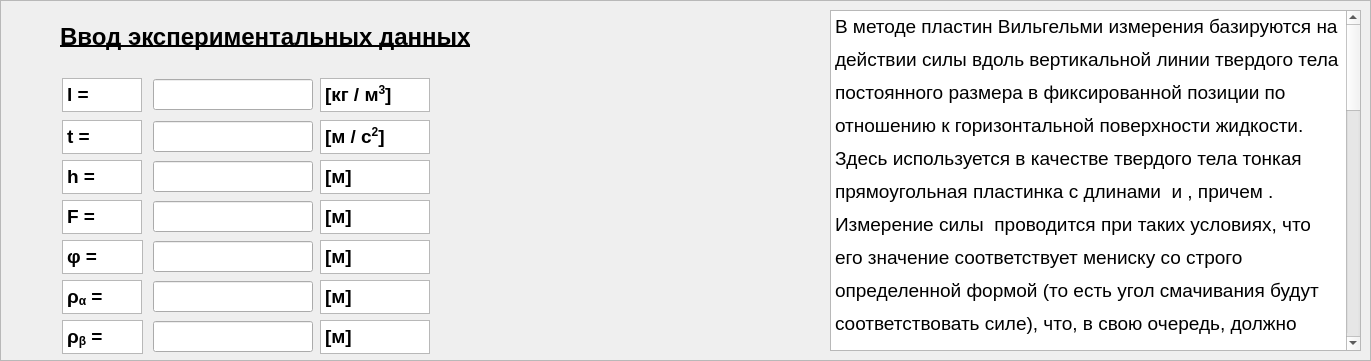
       <widget class="QFrame" name="frame_5">
        <property name="geometry">
         <rect>
          <x>20</x>
          <y>80</y>
          <width>1371</width>
          <height>361</height>
         </rect>
        </property>
        <property name="frameShape">
         <enum>QFrame::StyledPanel</enum>
        </property>
        <property name="frameShadow">
         <enum>QFrame::Raised</enum>
        </property>
        <widget class="QLabel" name="label_20">
         <property name="geometry">
          <rect>
           <x>60</x>
           <y>21</y>
           <width>421</width>
           <height>31</height>
          </rect>
         </property>
         <property name="font">
          <font>
           <family>Segoe UI</family>
           <pointsize>18</pointsize>
           <weight>75</weight>
           <bold>true</bold>
           <underline>true</underline>
          </font>
         </property>
         <property name="text">
          <string>Ввод экспериментальных данных</string>
         </property>
        </widget>
        <widget class="QLineEdit" name="lineEdit_25">
         <property name="geometry">
          <rect>
           <x>153</x>
           <y>79</y>
           <width>160</width>
           <height>31</height>
          </rect>
         </property>
         <property name="font">
          <font>
           <family>Segoe UI</family>
           <pointsize>14</pointsize>
           <underline>false</underline>
          </font>
         </property>
         <property name="text">
          <string/>
         </property>
        </widget>
        <widget class="QTextBrowser" name="textBrowser_53">
         <property name="geometry">
          <rect>
           <x>320</x>
           <y>78</y>
           <width>110</width>
           <height>34</height>
          </rect>
         </property>
         <property name="html">
          <string>&lt;!DOCTYPE HTML PUBLIC &quot;-//W3C//DTD HTML 4.0//EN&quot; &quot;http://www.w3.org/TR/REC-html40/strict.dtd&quot;&gt;
&lt;html&gt;&lt;head&gt;&lt;meta name=&quot;qrichtext&quot; content=&quot;1&quot; /&gt;&lt;style type=&quot;text/css&quot;&gt;
p, li { white-space: pre-wrap; }
&lt;/style&gt;&lt;/head&gt;&lt;body style=&quot; font-family:'MS Shell Dlg 2'; font-size:8.25pt; font-weight:400; font-style:normal;&quot;&gt;
&lt;p style=&quot; margin-top:0px; margin-bottom:0px; margin-left:0px; margin-right:0px; -qt-block-indent:0; text-indent:0px;&quot;&gt;&lt;span style=&quot; font-size:14pt; font-weight:600;&quot;&gt;[кг / м&lt;/span&gt;&lt;span style=&quot; font-size:14pt; font-weight:600; vertical-align:super;&quot;&gt;3&lt;/span&gt;&lt;span style=&quot; font-size:14pt; font-weight:600;&quot;&gt;]&lt;/span&gt;&lt;/p&gt;&lt;/body&gt;&lt;/html&gt;</string>
         </property>
        </widget>
        <widget class="QTextBrowser" name="textBrowser_54">
         <property name="geometry">
          <rect>
           <x>62</x>
           <y>78</y>
           <width>80</width>
           <height>34</height>
          </rect>
         </property>
         <property name="html">
          <string>&lt;!DOCTYPE HTML PUBLIC &quot;-//W3C//DTD HTML 4.0//EN&quot; &quot;http://www.w3.org/TR/REC-html40/strict.dtd&quot;&gt;
&lt;html&gt;&lt;head&gt;&lt;meta name=&quot;qrichtext&quot; content=&quot;1&quot; /&gt;&lt;style type=&quot;text/css&quot;&gt;
p, li { white-space: pre-wrap; }
&lt;/style&gt;&lt;/head&gt;&lt;body style=&quot; font-family:'MS Shell Dlg 2'; font-size:8.25pt; font-weight:400; font-style:normal;&quot;&gt;
&lt;p style=&quot; margin-top:0px; margin-bottom:0px; margin-left:0px; margin-right:0px; -qt-block-indent:0; text-indent:0px;&quot;&gt;&lt;span style=&quot; font-size:14pt; font-weight:600;&quot;&gt;l = &lt;/span&gt;&lt;/p&gt;&lt;/body&gt;&lt;/html&gt;</string>
         </property>
        </widget>
        <widget class="QTextBrowser" name="textBrowser_55">
         <property name="geometry">
          <rect>
           <x>320</x>
           <y>120</y>
           <width>110</width>
           <height>34</height>
          </rect>
         </property>
         <property name="html">
          <string>&lt;!DOCTYPE HTML PUBLIC &quot;-//W3C//DTD HTML 4.0//EN&quot; &quot;http://www.w3.org/TR/REC-html40/strict.dtd&quot;&gt;
&lt;html&gt;&lt;head&gt;&lt;meta name=&quot;qrichtext&quot; content=&quot;1&quot; /&gt;&lt;style type=&quot;text/css&quot;&gt;
p, li { white-space: pre-wrap; }
&lt;/style&gt;&lt;/head&gt;&lt;body style=&quot; font-family:'MS Shell Dlg 2'; font-size:8.25pt; font-weight:400; font-style:normal;&quot;&gt;
&lt;p style=&quot; margin-top:0px; margin-bottom:0px; margin-left:0px; margin-right:0px; -qt-block-indent:0; text-indent:0px;&quot;&gt;&lt;span style=&quot; font-size:14pt; font-weight:600;&quot;&gt;[м / с&lt;/span&gt;&lt;span style=&quot; font-size:14pt; font-weight:600; vertical-align:super;&quot;&gt;2&lt;/span&gt;&lt;span style=&quot; font-size:14pt; font-weight:600;&quot;&gt;]&lt;/span&gt;&lt;/p&gt;&lt;/body&gt;&lt;/html&gt;</string>
         </property>
        </widget>
        <widget class="QTextBrowser" name="textBrowser_56">
         <property name="geometry">
          <rect>
           <x>62</x>
           <y>120</y>
           <width>80</width>
           <height>34</height>
          </rect>
         </property>
         <property name="html">
          <string>&lt;!DOCTYPE HTML PUBLIC &quot;-//W3C//DTD HTML 4.0//EN&quot; &quot;http://www.w3.org/TR/REC-html40/strict.dtd&quot;&gt;
&lt;html&gt;&lt;head&gt;&lt;meta name=&quot;qrichtext&quot; content=&quot;1&quot; /&gt;&lt;style type=&quot;text/css&quot;&gt;
p, li { white-space: pre-wrap; }
&lt;/style&gt;&lt;/head&gt;&lt;body style=&quot; font-family:'MS Shell Dlg 2'; font-size:8.25pt; font-weight:400; font-style:normal;&quot;&gt;
&lt;p style=&quot; margin-top:0px; margin-bottom:0px; margin-left:0px; margin-right:0px; -qt-block-indent:0; text-indent:0px;&quot;&gt;&lt;span style=&quot; font-size:14pt; font-weight:600;&quot;&gt;t = &lt;/span&gt;&lt;/p&gt;&lt;/body&gt;&lt;/html&gt;</string>
         </property>
        </widget>
        <widget class="QLineEdit" name="lineEdit_26">
         <property name="geometry">
          <rect>
           <x>153</x>
           <y>121</y>
           <width>160</width>
           <height>31</height>
          </rect>
         </property>
         <property name="font">
          <font>
           <family>Segoe UI</family>
           <pointsize>14</pointsize>
           <underline>false</underline>
          </font>
         </property>
         <property name="text">
          <string/>
         </property>
        </widget>
        <widget class="QTextBrowser" name="textBrowser_57">
         <property name="geometry">
          <rect>
           <x>320</x>
           <y>160</y>
           <width>110</width>
           <height>34</height>
          </rect>
         </property>
         <property name="html">
          <string>&lt;!DOCTYPE HTML PUBLIC &quot;-//W3C//DTD HTML 4.0//EN&quot; &quot;http://www.w3.org/TR/REC-html40/strict.dtd&quot;&gt;
&lt;html&gt;&lt;head&gt;&lt;meta name=&quot;qrichtext&quot; content=&quot;1&quot; /&gt;&lt;style type=&quot;text/css&quot;&gt;
p, li { white-space: pre-wrap; }
&lt;/style&gt;&lt;/head&gt;&lt;body style=&quot; font-family:'MS Shell Dlg 2'; font-size:8.25pt; font-weight:400; font-style:normal;&quot;&gt;
&lt;p style=&quot; margin-top:0px; margin-bottom:0px; margin-left:0px; margin-right:0px; -qt-block-indent:0; text-indent:0px;&quot;&gt;&lt;span style=&quot; font-size:14pt; font-weight:600;&quot;&gt;[м]&lt;/span&gt;&lt;/p&gt;&lt;/body&gt;&lt;/html&gt;</string>
         </property>
        </widget>
        <widget class="QTextBrowser" name="textBrowser_58">
         <property name="geometry">
          <rect>
           <x>62</x>
           <y>160</y>
           <width>80</width>
           <height>34</height>
          </rect>
         </property>
         <property name="html">
          <string>&lt;!DOCTYPE HTML PUBLIC &quot;-//W3C//DTD HTML 4.0//EN&quot; &quot;http://www.w3.org/TR/REC-html40/strict.dtd&quot;&gt;
&lt;html&gt;&lt;head&gt;&lt;meta name=&quot;qrichtext&quot; content=&quot;1&quot; /&gt;&lt;style type=&quot;text/css&quot;&gt;
p, li { white-space: pre-wrap; }
&lt;/style&gt;&lt;/head&gt;&lt;body style=&quot; font-family:'MS Shell Dlg 2'; font-size:8.25pt; font-weight:400; font-style:normal;&quot;&gt;
&lt;p style=&quot; margin-top:0px; margin-bottom:0px; margin-left:0px; margin-right:0px; -qt-block-indent:0; text-indent:0px;&quot;&gt;&lt;span style=&quot; font-size:14pt; font-weight:600;&quot;&gt;h = &lt;/span&gt;&lt;/p&gt;&lt;/body&gt;&lt;/html&gt;</string>
         </property>
        </widget>
        <widget class="QLineEdit" name="lineEdit_27">
         <property name="geometry">
          <rect>
           <x>153</x>
           <y>161</y>
           <width>160</width>
           <height>31</height>
          </rect>
         </property>
         <property name="font">
          <font>
           <family>Segoe UI</family>
           <pointsize>14</pointsize>
           <underline>false</underline>
          </font>
         </property>
         <property name="text">
          <string/>
         </property>
        </widget>
        <widget class="QTextBrowser" name="textBrowser_59">
         <property name="geometry">
          <rect>
           <x>320</x>
           <y>200</y>
           <width>110</width>
           <height>34</height>
          </rect>
         </property>
         <property name="html">
          <string>&lt;!DOCTYPE HTML PUBLIC &quot;-//W3C//DTD HTML 4.0//EN&quot; &quot;http://www.w3.org/TR/REC-html40/strict.dtd&quot;&gt;
&lt;html&gt;&lt;head&gt;&lt;meta name=&quot;qrichtext&quot; content=&quot;1&quot; /&gt;&lt;style type=&quot;text/css&quot;&gt;
p, li { white-space: pre-wrap; }
&lt;/style&gt;&lt;/head&gt;&lt;body style=&quot; font-family:'MS Shell Dlg 2'; font-size:8.25pt; font-weight:400; font-style:normal;&quot;&gt;
&lt;p style=&quot; margin-top:0px; margin-bottom:0px; margin-left:0px; margin-right:0px; -qt-block-indent:0; text-indent:0px;&quot;&gt;&lt;span style=&quot; font-size:14pt; font-weight:600;&quot;&gt;[м]&lt;/span&gt;&lt;/p&gt;&lt;/body&gt;&lt;/html&gt;</string>
         </property>
        </widget>
        <widget class="QTextBrowser" name="textBrowser_60">
         <property name="geometry">
          <rect>
           <x>62</x>
           <y>200</y>
           <width>80</width>
           <height>34</height>
          </rect>
         </property>
         <property name="html">
          <string>&lt;!DOCTYPE HTML PUBLIC &quot;-//W3C//DTD HTML 4.0//EN&quot; &quot;http://www.w3.org/TR/REC-html40/strict.dtd&quot;&gt;
&lt;html&gt;&lt;head&gt;&lt;meta name=&quot;qrichtext&quot; content=&quot;1&quot; /&gt;&lt;style type=&quot;text/css&quot;&gt;
p, li { white-space: pre-wrap; }
&lt;/style&gt;&lt;/head&gt;&lt;body style=&quot; font-family:'MS Shell Dlg 2'; font-size:8.25pt; font-weight:400; font-style:normal;&quot;&gt;
&lt;p style=&quot; margin-top:0px; margin-bottom:0px; margin-left:0px; margin-right:0px; -qt-block-indent:0; text-indent:0px;&quot;&gt;&lt;span style=&quot; font-size:14pt; font-weight:600;&quot;&gt;F = &lt;/span&gt;&lt;/p&gt;&lt;/body&gt;&lt;/html&gt;</string>
         </property>
        </widget>
        <widget class="QLineEdit" name="lineEdit_28">
         <property name="geometry">
          <rect>
           <x>153</x>
           <y>201</y>
           <width>160</width>
           <height>31</height>
          </rect>
         </property>
         <property name="font">
          <font>
           <family>Segoe UI</family>
           <pointsize>14</pointsize>
           <underline>false</underline>
          </font>
         </property>
         <property name="text">
          <string/>
         </property>
        </widget>
        <widget class="QTextBrowser" name="textBrowser_61">
         <property name="geometry">
          <rect>
           <x>320</x>
           <y>240</y>
           <width>110</width>
           <height>34</height>
          </rect>
         </property>
         <property name="html">
          <string>&lt;!DOCTYPE HTML PUBLIC &quot;-//W3C//DTD HTML 4.0//EN&quot; &quot;http://www.w3.org/TR/REC-html40/strict.dtd&quot;&gt;
&lt;html&gt;&lt;head&gt;&lt;meta name=&quot;qrichtext&quot; content=&quot;1&quot; /&gt;&lt;style type=&quot;text/css&quot;&gt;
p, li { white-space: pre-wrap; }
&lt;/style&gt;&lt;/head&gt;&lt;body style=&quot; font-family:'MS Shell Dlg 2'; font-size:8.25pt; font-weight:400; font-style:normal;&quot;&gt;
&lt;p style=&quot; margin-top:0px; margin-bottom:0px; margin-left:0px; margin-right:0px; -qt-block-indent:0; text-indent:0px;&quot;&gt;&lt;span style=&quot; font-size:14pt; font-weight:600;&quot;&gt;[м]&lt;/span&gt;&lt;/p&gt;&lt;/body&gt;&lt;/html&gt;</string>
         </property>
        </widget>
        <widget class="QTextBrowser" name="textBrowser_62">
         <property name="geometry">
          <rect>
           <x>62</x>
           <y>240</y>
           <width>81</width>
           <height>34</height>
          </rect>
         </property>
         <property name="html">
          <string>&lt;!DOCTYPE HTML PUBLIC &quot;-//W3C//DTD HTML 4.0//EN&quot; &quot;http://www.w3.org/TR/REC-html40/strict.dtd&quot;&gt;
&lt;html&gt;&lt;head&gt;&lt;meta name=&quot;qrichtext&quot; content=&quot;1&quot; /&gt;&lt;style type=&quot;text/css&quot;&gt;
p, li { white-space: pre-wrap; }
&lt;/style&gt;&lt;/head&gt;&lt;body style=&quot; font-family:'MS Shell Dlg 2'; font-size:8.25pt; font-weight:400; font-style:normal;&quot;&gt;
&lt;p style=&quot; margin-top:0px; margin-bottom:0px; margin-left:0px; margin-right:0px; -qt-block-indent:0; text-indent:0px;&quot;&gt;&lt;span style=&quot; font-family:'Times New Roman','serif'; font-size:14pt; font-weight:600; color:#000000;&quot;&gt;φ&lt;/span&gt;&lt;span style=&quot; font-size:14pt; font-weight:600;&quot;&gt; = &lt;/span&gt;&lt;/p&gt;&lt;/body&gt;&lt;/html&gt;</string>
         </property>
        </widget>
        <widget class="QLineEdit" name="lineEdit_29">
         <property name="geometry">
          <rect>
           <x>153</x>
           <y>241</y>
           <width>160</width>
           <height>31</height>
          </rect>
         </property>
         <property name="font">
          <font>
           <family>Segoe UI</family>
           <pointsize>14</pointsize>
           <underline>false</underline>
          </font>
         </property>
         <property name="text">
          <string/>
         </property>
        </widget>
        <widget class="QTextBrowser" name="textBrowser_63">
         <property name="geometry">
          <rect>
           <x>830</x>
           <y>10</y>
           <width>531</width>
           <height>341</height>
          </rect>
         </property>
         <property name="html">
          <string>&lt;!DOCTYPE HTML PUBLIC &quot;-//W3C//DTD HTML 4.0//EN&quot; &quot;http://www.w3.org/TR/REC-html40/strict.dtd&quot;&gt;
&lt;html&gt;&lt;head&gt;&lt;meta name=&quot;qrichtext&quot; content=&quot;1&quot; /&gt;&lt;title&gt;Капиллярный метод определения поверхностного натяжения&lt;/title&gt;&lt;style type=&quot;text/css&quot;&gt;
p, li { white-space: pre-wrap; }
&lt;/style&gt;&lt;/head&gt;&lt;body style=&quot; font-family:'MS Shell Dlg 2'; font-size:8.25pt; font-weight:400; font-style:normal;&quot; bgcolor=&quot;#ffffff&quot;&gt;
&lt;p style=&quot; margin-top:12px; margin-bottom:12px; margin-left:0px; margin-right:0px; -qt-block-indent:0; text-indent:0px; line-height:150%;&quot;&gt;&lt;span style=&quot; font-family:'Times New Roman','serif'; font-size:14pt; color:#000000;&quot;&gt;В методе пластин Вильгельми измерения базируются на действии силы вдоль вертикальной линии твердого тела постоянного размера в фиксированной позиции по отношению к горизонтальной поверхности жидкости. Здесь используется в качестве твердого тела тонкая прямоугольная пластинка с длинами &lt;/span&gt;&lt;a name=&quot;_x0000_t75&quot;&gt;&lt;/a&gt;&lt;span style=&quot; font-family:'Times New Roman','serif'; font-size:14pt; color:#000000;&quot;&gt; &lt;/span&gt;&lt;span style=&quot; font-family:'Times New Roman','serif'; font-size:14pt; color:#000000;&quot;&gt;и &lt;/span&gt;&lt;a name=&quot;_x0000_i1025&quot;&gt;&lt;/a&gt;&lt;span style=&quot; font-family:'Times New Roman','serif'; font-size:14pt; color:#000000;&quot;&gt;,&lt;/span&gt;&lt;span style=&quot; font-family:'Times New Roman','serif'; font-size:14pt; color:#000000;&quot;&gt; причем &lt;/span&gt;&lt;a name=&quot;_x0000_i1025&quot;&gt;&lt;/a&gt;&lt;span style=&quot; font-family:'Times New Roman','serif'; font-size:14pt; color:#000000;&quot;&gt;.&lt;/span&gt;&lt;span style=&quot; font-family:'Times New Roman','serif'; font-size:14pt; color:#000000;&quot;&gt; Измерение силы &lt;/span&gt;&lt;a name=&quot;_x0000_i1025&quot;&gt;&lt;/a&gt;&lt;span style=&quot; font-family:'Times New Roman','serif'; font-size:14pt; color:#000000;&quot;&gt; &lt;/span&gt;&lt;span style=&quot; font-family:'Times New Roman','serif'; font-size:14pt; color:#000000;&quot;&gt;проводится при таких условиях, что его значение соответствует мениску со строго определенной формой (то есть угол смачивания будут соответствовать силе), что, в свою очередь, должно соответствовать установившимся механическому и термическому равновесиям во всей исследуемой системе.&lt;/span&gt;&lt;span style=&quot; font-size:8pt;&quot;&gt; &lt;/span&gt;&lt;/p&gt;
&lt;p align=&quot;center&quot; style=&quot;-qt-paragraph-type:empty; margin-top:12px; margin-bottom:12px; margin-left:0px; margin-right:0px; -qt-block-indent:0; text-indent:0px; line-height:150%; font-size:8pt;&quot;&gt;&lt;br /&gt;&lt;/p&gt;
&lt;table border=&quot;0&quot; style=&quot; margin-top:0px; margin-bottom:0px; margin-left:0px; margin-right:0px;&quot; align=&quot;center&quot; width=&quot;100%&quot; cellspacing=&quot;0&quot; cellpadding=&quot;0&quot;&gt;
&lt;tr&gt;
&lt;td&gt;
&lt;p style=&quot; margin-top:12px; margin-bottom:12px; margin-left:0px; margin-right:0px; -qt-block-indent:0; text-indent:0px;&quot;&gt;&lt;a name=&quot;Группа_x0020_42&quot;&gt;&lt;/a&gt;&lt;span style=&quot; font-size:16pt;&quot;&gt;а&lt;/span&gt;&lt;span style=&quot; font-size:16pt;&quot;&gt;)&lt;/span&gt;&lt;span style=&quot; font-size:8pt;&quot;&gt; &lt;/span&gt;&lt;/p&gt;&lt;/td&gt;&lt;/tr&gt;&lt;/table&gt;
&lt;table border=&quot;0&quot; style=&quot; margin-top:0px; margin-bottom:0px; margin-left:0px; margin-right:0px;&quot; align=&quot;center&quot; width=&quot;100%&quot; cellspacing=&quot;0&quot; cellpadding=&quot;0&quot;&gt;
&lt;tr&gt;
&lt;td&gt;
&lt;p style=&quot; margin-top:12px; margin-bottom:12px; margin-left:0px; margin-right:0px; -qt-block-indent:0; text-indent:0px;&quot;&gt;&lt;a name=&quot;Надпись_x0020_2&quot;&gt;&lt;/a&gt;&lt;span style=&quot; font-size:16pt;&quot;&gt;б&lt;/span&gt;&lt;span style=&quot; font-size:16pt;&quot;&gt;)&lt;/span&gt;&lt;span style=&quot; font-size:8pt;&quot;&gt; &lt;/span&gt;&lt;/p&gt;&lt;/td&gt;&lt;/tr&gt;&lt;/table&gt;
&lt;p style=&quot; margin-top:0px; margin-bottom:0px; margin-left:0px; margin-right:0px; -qt-block-indent:0; text-indent:0px;&quot;&gt;&lt;span style=&quot; font-family:'Times New Roman','serif'; font-size:14pt; color:#000000;&quot;&gt;Рисунок 1.1 – Схемы к методу Вильгельми&lt;/span&gt;&lt;span style=&quot; font-size:8pt;&quot;&gt; &lt;/span&gt;&lt;/p&gt;
&lt;p style=&quot; margin-top:12px; margin-bottom:12px; margin-left:0px; margin-right:0px; -qt-block-indent:0; text-indent:0px; line-height:150%;&quot;&gt;&lt;span style=&quot; font-family:'Times New Roman','serif'; font-size:14pt; color:#000000;&quot;&gt;Если пластина располагается таким образом, как показано на рисунке 1.1 (а), то силу можно высчитать по следующей формуле:&lt;/span&gt;&lt;span style=&quot; font-size:8pt;&quot;&gt; &lt;/span&gt;&lt;/p&gt;
&lt;p style=&quot; margin-top:12px; margin-bottom:12px; margin-left:0px; margin-right:0px; -qt-block-indent:0; text-indent:0px; line-height:150%;&quot;&gt;&lt;a name=&quot;_x0000_i1025&quot;&gt;&lt;/a&gt;&lt;span style=&quot; font-family:'Times New Roman','serif'; font-size:14pt; color:#000000;&quot;&gt;Д&lt;/span&gt;&lt;span style=&quot; font-family:'Times New Roman','serif'; font-size:14pt; color:#000000;&quot;&gt;анный случай предполагает расположение основание пластины на уровне горизонтальной поверхности жидкости (то есть на уровне, когда начинается мениск).&lt;/span&gt;&lt;span style=&quot; font-size:8pt;&quot;&gt; &lt;/span&gt;&lt;/p&gt;
&lt;p style=&quot; margin-top:12px; margin-bottom:12px; margin-left:0px; margin-right:0px; -qt-block-indent:0; text-indent:0px; line-height:150%;&quot;&gt;&lt;span style=&quot; font-family:'Times New Roman','serif'; font-size:14pt; color:#000000;&quot;&gt;Если пластина занимает такое положение, как показано на рисунке 1.1 (б), тогда выражение для силы примет вид:&lt;/span&gt;&lt;span style=&quot; font-size:8pt;&quot;&gt; &lt;/span&gt;&lt;/p&gt;
&lt;p style=&quot; margin-top:12px; margin-bottom:12px; margin-left:0px; margin-right:0px; -qt-block-indent:0; text-indent:0px; line-height:150%;&quot;&gt;&lt;a name=&quot;_x0000_i1025&quot;&gt;&lt;/a&gt;&lt;span style=&quot; font-family:'Times New Roman','serif'; font-size:14pt; color:#000000;&quot;&gt;Ф&lt;/span&gt;&lt;span style=&quot; font-family:'Times New Roman','serif'; font-size:14pt; color:#000000;&quot;&gt;ормула выше описывает случай, когда изменение давления на нижней грани пластины сравнивается с давлением на уровне горизонта поверхности жидкости.&lt;/span&gt;&lt;span style=&quot; font-size:8pt;&quot;&gt; &lt;/span&gt;&lt;/p&gt;
&lt;p style=&quot; margin-top:12px; margin-bottom:12px; margin-left:0px; margin-right:0px; -qt-block-indent:0; text-indent:0px; line-height:150%;&quot;&gt;&lt;span style=&quot; font-family:'Times New Roman','serif'; font-size:14pt; color:#000000;&quot;&gt;Из приведенных формул рассчитывается коэффициент поверхностного натяжения &lt;/span&gt;&lt;a name=&quot;_x0000_i1025&quot;&gt;&lt;/a&gt;&lt;span style=&quot; font-family:'Times New Roman','serif'; font-size:14pt; color:#000000;&quot;&gt;:&lt;/span&gt;&lt;span style=&quot; font-size:8pt;&quot;&gt; &lt;/span&gt;&lt;/p&gt;
&lt;p style=&quot; margin-top:12px; margin-bottom:12px; margin-left:0px; margin-right:0px; -qt-block-indent:0; text-indent:0px; line-height:150%;&quot;&gt;&lt;a name=&quot;_x0000_i1025&quot;&gt;&lt;/a&gt;&lt;span style=&quot; font-family:'Times New Roman','serif'; font-size:14pt; color:#000000;&quot;&gt;г&lt;/span&gt;&lt;span style=&quot; font-family:'Times New Roman','serif'; font-size:14pt; color:#000000;&quot;&gt;де F – сила, приложенная к пластине, ϑ – угол под мениском, t и l – размеры пластинки, &lt;/span&gt;&lt;a name=&quot;_x0000_i1025&quot;&gt;&lt;/a&gt;&lt;span style=&quot; font-family:'Times New Roman','serif'; font-size:14pt; color:#000000;&quot;&gt; &lt;/span&gt;&lt;span style=&quot; font-family:'Times New Roman','serif'; font-size:14pt; color:#000000;&quot;&gt;и &lt;/span&gt;&lt;a name=&quot;_x0000_i1025&quot;&gt;&lt;/a&gt;&lt;span style=&quot; font-family:'Times New Roman','serif'; font-size:14pt; color:#000000;&quot;&gt; &lt;/span&gt;&lt;span style=&quot; font-family:'Times New Roman','serif'; font-size:14pt; color:#000000;&quot;&gt;– плотности сред исследуемой и внешней соответственно, h – высота пластинки над уровнем жидкости, g – ускорение свободного падения.&lt;/span&gt;&lt;span style=&quot; font-size:8pt;&quot;&gt; &lt;/span&gt;&lt;/p&gt;&lt;/body&gt;&lt;/html&gt;</string>
         </property>
        </widget>
        <widget class="QTextBrowser" name="textBrowser_121">
         <property name="geometry">
          <rect>
           <x>62</x>
           <y>320</y>
           <width>81</width>
           <height>34</height>
          </rect>
         </property>
         <property name="html">
          <string>&lt;!DOCTYPE HTML PUBLIC &quot;-//W3C//DTD HTML 4.0//EN&quot; &quot;http://www.w3.org/TR/REC-html40/strict.dtd&quot;&gt;
&lt;html&gt;&lt;head&gt;&lt;meta name=&quot;qrichtext&quot; content=&quot;1&quot; /&gt;&lt;style type=&quot;text/css&quot;&gt;
p, li { white-space: pre-wrap; }
&lt;/style&gt;&lt;/head&gt;&lt;body style=&quot; font-family:'MS Shell Dlg 2'; font-size:8.25pt; font-weight:400; font-style:normal;&quot;&gt;
&lt;p style=&quot; margin-top:0px; margin-bottom:0px; margin-left:0px; margin-right:0px; -qt-block-indent:0; text-indent:0px;&quot;&gt;&lt;span style=&quot; font-size:14pt; font-weight:600;&quot;&gt;ρ&lt;/span&gt;&lt;span style=&quot; font-size:14pt; font-weight:600; vertical-align:sub;&quot;&gt;β&lt;/span&gt;&lt;span style=&quot; font-size:14pt; font-weight:600;&quot;&gt; = &lt;/span&gt;&lt;/p&gt;&lt;/body&gt;&lt;/html&gt;</string>
         </property>
        </widget>
        <widget class="QTextBrowser" name="textBrowser_118">
         <property name="geometry">
          <rect>
           <x>320</x>
           <y>280</y>
           <width>110</width>
           <height>34</height>
          </rect>
         </property>
         <property name="html">
          <string>&lt;!DOCTYPE HTML PUBLIC &quot;-//W3C//DTD HTML 4.0//EN&quot; &quot;http://www.w3.org/TR/REC-html40/strict.dtd&quot;&gt;
&lt;html&gt;&lt;head&gt;&lt;meta name=&quot;qrichtext&quot; content=&quot;1&quot; /&gt;&lt;style type=&quot;text/css&quot;&gt;
p, li { white-space: pre-wrap; }
&lt;/style&gt;&lt;/head&gt;&lt;body style=&quot; font-family:'MS Shell Dlg 2'; font-size:8.25pt; font-weight:400; font-style:normal;&quot;&gt;
&lt;p style=&quot; margin-top:0px; margin-bottom:0px; margin-left:0px; margin-right:0px; -qt-block-indent:0; text-indent:0px;&quot;&gt;&lt;span style=&quot; font-size:14pt; font-weight:600;&quot;&gt;[м]&lt;/span&gt;&lt;/p&gt;&lt;/body&gt;&lt;/html&gt;</string>
         </property>
        </widget>
        <widget class="QLineEdit" name="lineEdit_55">
         <property name="geometry">
          <rect>
           <x>153</x>
           <y>281</y>
           <width>160</width>
           <height>31</height>
          </rect>
         </property>
         <property name="font">
          <font>
           <family>Segoe UI</family>
           <pointsize>14</pointsize>
           <underline>false</underline>
          </font>
         </property>
         <property name="text">
          <string/>
         </property>
        </widget>
        <widget class="QLineEdit" name="lineEdit_56">
         <property name="geometry">
          <rect>
           <x>153</x>
           <y>321</y>
           <width>160</width>
           <height>31</height>
          </rect>
         </property>
         <property name="font">
          <font>
           <family>Segoe UI</family>
           <pointsize>14</pointsize>
           <underline>false</underline>
          </font>
         </property>
         <property name="text">
          <string/>
         </property>
        </widget>
        <widget class="QTextBrowser" name="textBrowser_119">
         <property name="geometry">
          <rect>
           <x>62</x>
           <y>280</y>
           <width>80</width>
           <height>34</height>
          </rect>
         </property>
         <property name="html">
          <string>&lt;!DOCTYPE HTML PUBLIC &quot;-//W3C//DTD HTML 4.0//EN&quot; &quot;http://www.w3.org/TR/REC-html40/strict.dtd&quot;&gt;
&lt;html&gt;&lt;head&gt;&lt;meta name=&quot;qrichtext&quot; content=&quot;1&quot; /&gt;&lt;style type=&quot;text/css&quot;&gt;
p, li { white-space: pre-wrap; }
&lt;/style&gt;&lt;/head&gt;&lt;body style=&quot; font-family:'MS Shell Dlg 2'; font-size:8.25pt; font-weight:400; font-style:normal;&quot;&gt;
&lt;p style=&quot; margin-top:0px; margin-bottom:0px; margin-left:0px; margin-right:0px; -qt-block-indent:0; text-indent:0px;&quot;&gt;&lt;span style=&quot; font-size:14pt; font-weight:600;&quot;&gt;ρ&lt;/span&gt;&lt;span style=&quot; font-size:14pt; font-weight:600; vertical-align:sub;&quot;&gt;α&lt;/span&gt;&lt;span style=&quot; font-size:14pt; font-weight:600;&quot;&gt; = &lt;/span&gt;&lt;/p&gt;&lt;/body&gt;&lt;/html&gt;</string>
         </property>
        </widget>
        <widget class="QTextBrowser" name="textBrowser_120">
         <property name="geometry">
          <rect>
           <x>320</x>
           <y>320</y>
           <width>110</width>
           <height>34</height>
          </rect>
         </property>
         <property name="html">
          <string>&lt;!DOCTYPE HTML PUBLIC &quot;-//W3C//DTD HTML 4.0//EN&quot; &quot;http://www.w3.org/TR/REC-html40/strict.dtd&quot;&gt;
&lt;html&gt;&lt;head&gt;&lt;meta name=&quot;qrichtext&quot; content=&quot;1&quot; /&gt;&lt;style type=&quot;text/css&quot;&gt;
p, li { white-space: pre-wrap; }
&lt;/style&gt;&lt;/head&gt;&lt;body style=&quot; font-family:'MS Shell Dlg 2'; font-size:8.25pt; font-weight:400; font-style:normal;&quot;&gt;
&lt;p style=&quot; margin-top:0px; margin-bottom:0px; margin-left:0px; margin-right:0px; -qt-block-indent:0; text-indent:0px;&quot;&gt;&lt;span style=&quot; font-size:14pt; font-weight:600;&quot;&gt;[м]&lt;/span&gt;&lt;/p&gt;&lt;/body&gt;&lt;/html&gt;</string>
         </property>
        </widget>
       </widget>
